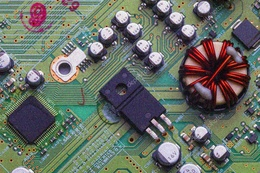
%> input picture LaboratoryWork3/results/l3_o1_t1_gaussian_0.00_0.01.jpg, 260 x 173 px, shrunk from 1023 x 682 before the run
$ octave Task2.m   (GNU Octave 9; MATLAB toolbox functions it lacks are replaced by stand-ins)
%> lines starting %> are read from the running program, lines starting %| are printed output that depends on the picture
clc;
clear all;
close all;

% маски фильтрации
maskAvgFilt = @(x) (1/9)*sum(x(:));
maskAvgGeomFilt = @(x) prod(x(:))^(1/9);
maskAvgHarmonicFilt = @(x) 9/(sum(1./x, 'all'));
maskMedianFilt = @(x) median(x(:));

% ========================================================================
% фильтрация зашумленного изображение гауссовским шумом (среднее 0,
% дисперсия 0.01)
imgNoisy = imread('results/l3_o1_t1_gaussian_0.00_0.01.jpg');
%> imgNoisy is the input picture: size 173x260x3 uint8; mean R, G, B 104.1, 110.7, 102
imgNoisyGray = im2double(rgb2gray(imgNoisy));
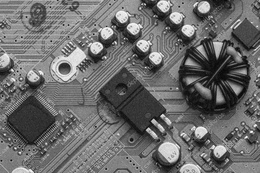
%> imgNoisyGray: size 173x260 double; min 0.0196, max 0.996, mean 0.422
A1 = nlfilter(imgNoisyGray, [3 3], maskAvgFilt);
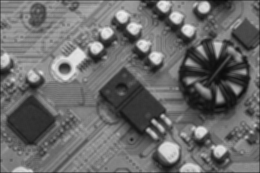
%> A1: size 173x260 double; min 0.0449, max 0.921, mean 0.419
A2 = nlfilter(imgNoisyGray, [3 3], maskAvgGeomFilt);
A3 = nlfilter(imgNoisyGray, [3 3], maskAvgHarmonicFilt);
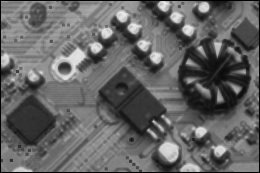
%> A3: size 173x260 double; min 0, max 0.92, mean 0.394
A4 = nlfilter(imgNoisyGray, [3 3], maskMedianFilt);
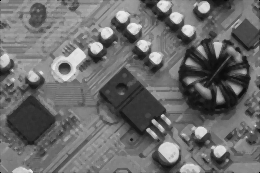
%> A4: size 173x260 double; min 0, max 0.922, mean 0.421

figure(1); tiledlayout(2, 3, 'TileSpacing', 'tight');
nexttile; imshow(imgNoisy); title('Зашумленное изображение (гаус., сред 0, дисперсия 0.01)');
nexttile; imshow(imgNoisyGray); title('Зашумленное полутоновое изображение');
nexttile; imshow(A1); title('Среднеарифметическая фильтрация');
nexttile; imshow(A2); title('Среднегеометрическая фильтрация');
nexttile; imshow(A3); title('Среднегармоническая фильтрация');
nexttile; imshow(A4); title('Медианная фильтрация');

imwrite(imgNoisyGray, 'results/l3_o1_t2_gaussian_0.00_0.01_gray.jpg');
imwrite(A1, 'results/l3_o1_t2_gaussian_0.00_0.01_avgFilter.jpg');
imwrite(A2, 'results/l3_o1_t2_gaussian_0.00_0.01_avgGeomFilter.jpg');
imwrite(A3, 'results/l3_o1_t2_gaussian_0.00_0.01_avgHarmohic.jpg');
imwrite(A4, 'results/l3_o1_t2_gaussian_0.00_0.01_medianFilter.jpg');


% ========================================================================
% фильтрация зашумленного изображение гауссовским шумом (среднее 0.25,
% дисперсия 0.01)
imgNoisy = imread('results/l3_o1_t1_gaussian_0.25_0.01.jpg');
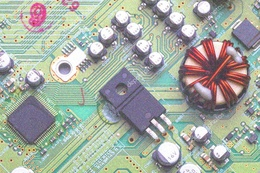
%> input picture LaboratoryWork3/results/l3_o1_t1_gaussian_0.25_0.01.jpg, 260 x 173 px, shrunk from 1023 x 682 before the run
%> imgNoisy is the input picture: size 173x260x3 uint8; mean R, G, B 164.4, 171.5, 161.8
imgNoisyGray = im2double(rgb2gray(imgNoisy));
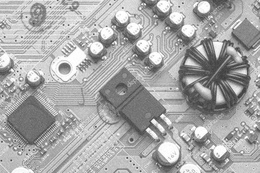
%> imgNoisyGray: size 173x260 double; min 0.216, max 1, mean 0.66
A1 = nlfilter(imgNoisyGray, [3 3], maskAvgFilt);
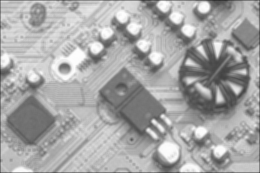
%> A1: size 173x260 double; min 0.194, max 0.996, mean 0.655
A2 = nlfilter(imgNoisyGray, [3 3], maskAvgGeomFilt);
%> (the run ends here)
